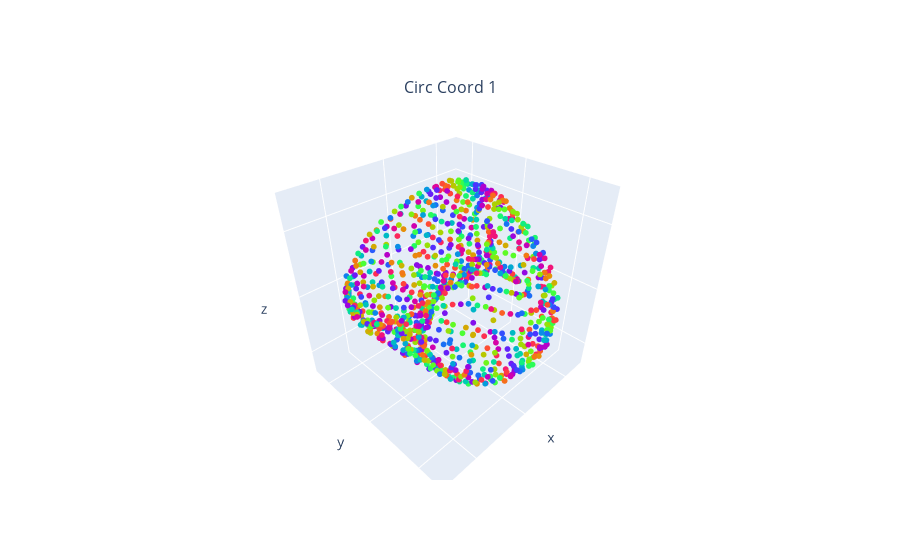

The cell this chart's notebook holds for it:
### Code cell
# Plot data with 2 circular coordinates

fig = make_subplots(rows=1, cols=len(coho_classes), 
                    subplot_titles = tuple('Circ Coord '+str(i+1) for i in coho_classes),
                    specs = [[{'type': 'scatter3d'} for i in coho_classes]])

for i, coord in enumerate(circular_coords):
    fig.add_trace(
        go.Scatter3d(x=XS_pca[:,0], y=XS_pca[:,1], z=XS_pca[:,2],   mode ='markers', 
        marker=dict(size = 2 , color =  circular_coords[i])),  
        row=1, col=i+1)
    fig.update_scenes(xaxis=dict( ticks='', showticklabels=False), 
                      yaxis=dict( ticks='', showticklabels=False), 
                      zaxis=dict( ticks='', showticklabels=False), 
                      aspectmode='data', row=1, col=i+1)

fig.update_layout( showlegend=False )
fig.show()

### Figure 1 — Plotly figure (JSON) as saved in the notebook; plotly's stock layout.template omitted (floating-point values rounded to 4 significant figures; data arrays with more than 128 entries replaced by an {"elided": "..."} marker saying what was removed)
{"data": [{"marker": {"color": {"elided": "990x3 float values"}, "size": 2}, "mode": "markers", "scene": "scene", "type": "scatter3d", "x": {"elided": "990 float values"}, "y": {"elided": "990 float values"}, "z": {"elided": "990 float values"}}], "layout": {"annotations": [{"font": {"size": 16}, "showarrow": false, "text": "Circ Coord 1", "x": 0.5, "xanchor": "center", "xref": "paper", "y": 1, "yanchor": "bottom", "yref": "paper"}], "scene": {"aspectmode": "data", "domain": {"x": [0, 1], "y": [0, 1]}, "xaxis": {"showticklabels": false, "ticks": ""}, "yaxis": {"showticklabels": false, "ticks": ""}, "zaxis": {"showticklabels": false, "ticks": ""}}, "showlegend": false}}
